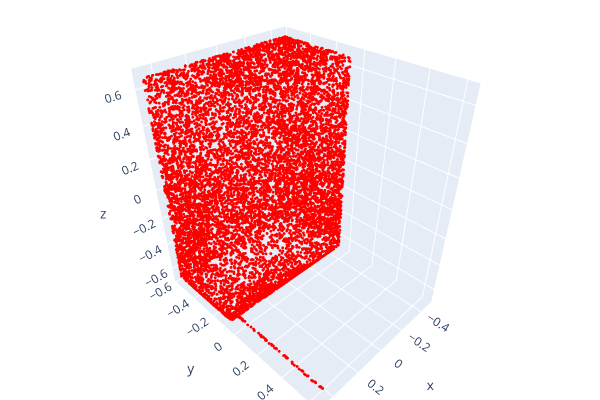

This figure's notebook cell:
### Code cell
sample_points_path = os.path.join(fc.selected_path, fc.selected_filename)
visualize_pointcloud(sample_points_path, stride=1, flip_axis=-1)

### Figure 1 — Plotly figure (JSON) as saved in the notebook; plotly's stock layout.template omitted (floating-point values rounded to 4 significant figures; data arrays with more than 128 entries replaced by an {"elided": "..."} marker saying what was removed)
{"data": [{"marker": {"color": {"elided": "10000x3 int values"}, "size": 1}, "mode": "markers", "type": "scatter3d", "x": {"elided": "10000 float values"}, "y": {"elided": "10000 float values"}, "z": {"elided": "10000 float values"}}], "layout": {"height": 400, "margin": {"b": 0, "l": 0, "r": 0, "t": 0}, "scene": {"camera": {"center": {"x": 0, "y": 0, "z": 0}, "up": {"x": 0, "y": 0, "z": 1}}}, "showlegend": false, "width": 600}}
